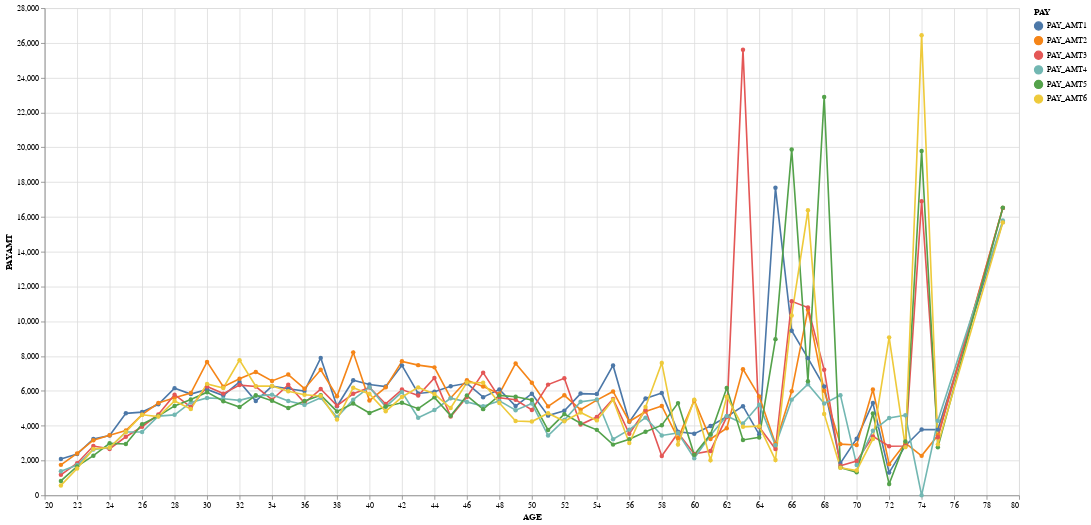

The code cell stored with this chart in its notebook:
### Code cell
alt.data_transformers.enable('default', max_rows=None)
alt.Chart(viz_age_pay_df).mark_line(point=True).encode(
    x=alt.X('AGE'),
    y='PAYAMT',
    color='PAY',
    tooltip=['AGE', 'PAYAMT', 'PAY']
).properties(
    width=1200,
    height=600
)

### Figure 1 — Vega-Lite specification as saved in the notebook (floating-point values rounded to 4 significant figures; data arrays with more than 128 entries replaced by an {"elided": "..."} marker saying what was removed)
{"config": {"view": {"continuousWidth": 400, "continuousHeight": 300}}, "data": {"name": "data-8d410fe77679a0932b02a97591d88fa9"}, "mark": {"type": "line", "point": true}, "encoding": {"color": {"field": "PAY", "type": "nominal"}, "tooltip": [{"field": "AGE", "type": "quantitative"}, {"field": "PAYAMT", "type": "quantitative"}, {"field": "PAY", "type": "nominal"}], "x": {"field": "AGE", "type": "quantitative"}, "y": {"field": "PAYAMT", "type": "quantitative"}}, "height": 600, "width": 1200, "$schema": "https://vega.github.io/schema/vega-lite/v4.17.0.json", "datasets": {"data-8d410fe77679a0932b02a97591d88fa9": {"elided": "336 records"}}}
